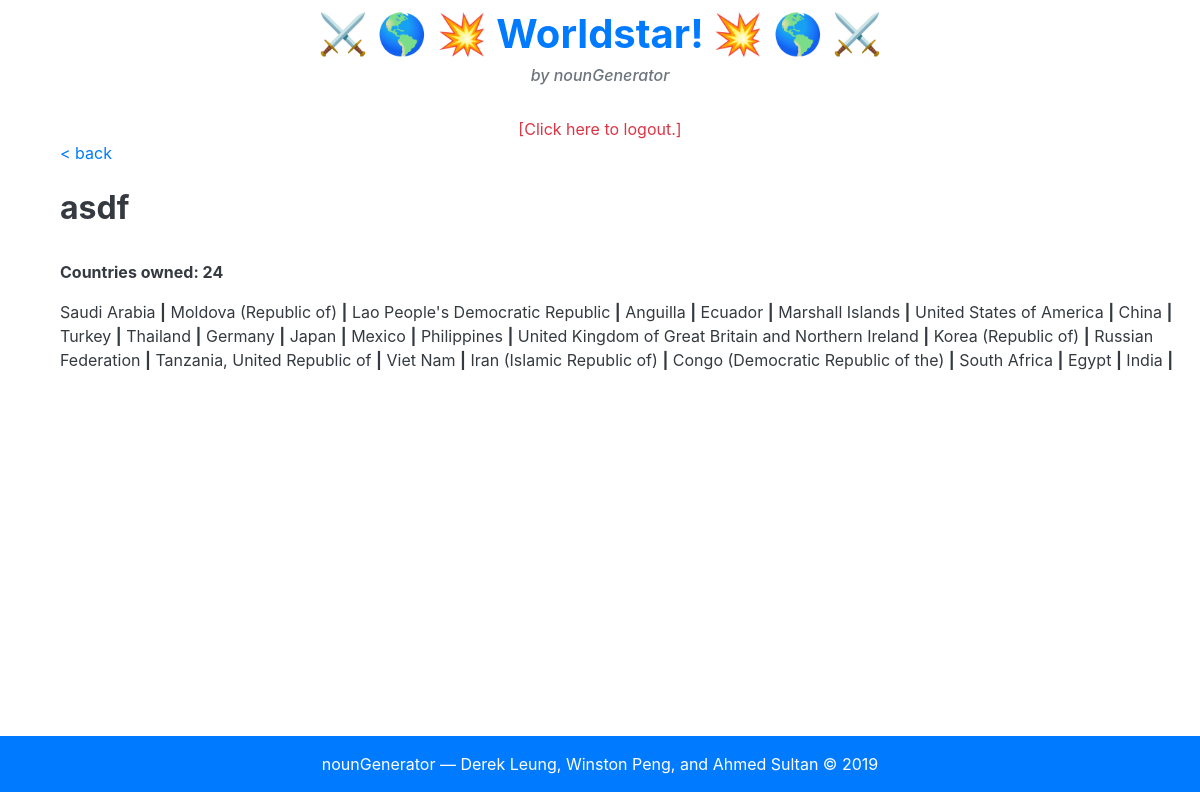
/profile/asdf, run on the app's committed database.
### tables this page shows
CREATE TABLE countrydata(countryname TEXT, owner TEXT, hiScore INTEGER);

### app.py (the view)
@app.route("/profile/<username>")
def profile(username):
    user = ""
    with sqlite3.connect(DB_FILE) as connection:
        cur = connection.cursor()
        qry = 'SELECT username, password FROM userdata;'
        foo = cur.execute(qry)
        userList = foo.fetchall()
        for row in userList:
            if (username == row[0]):
                user = username
                break
            else:
                return redirect(url_for("root"))
    with sqlite3.connect(DB_FILE) as connection2:
        cur = connection2.cursor()
        qry = 'SELECT * FROM countrydata WHERE owner="{}";'.format(username)
        foo = cur.execute(qry)
        countryList = foo.fetchall()
        countriesOwnedArray = []
        for row in countryList:
            countriesOwnedArray.append(row)
    return render_template("profile.html", user=user, carray=countriesOwnedArray, lenArr=len(countriesOwnedArray))

### templates/profile.html (shortened to what this page needs)
{% extends "base.html" %}
{% block body %}
<a class="text-primary" style="text-align: left; padding-left: 5vw;" href="/home">&lt; back</a>
<br> <br>
<h2 class="text-dark" style="text-align: left; padding-left: 5vw; font-weight: bold;">{{ user }}</h2>
<br>
<p class="text-dark" style="text-align: left; padding-left: 5vw; font-weight: bold;">Countries owned: {{ lenArr }}</p>
<p class="text-dark" style="text-align: left; padding-left: 5vw;">
     {% for selection in carray %}
     {{ selection[0] }} <b>|</b>
     {% endfor %}
</p>
{% endblock %}
{% block logout %}
<div style="text-align: center;">
     <br>
     <a class="text-danger" href="/logout">[Click here to logout.]</a>
</div>
{% endblock %}

### templates/base.html (shortened to what this page needs)
<!DOCTYPE HTML>
<html lang="en">
  <head>
    <link rel="stylesheet" href="https://stackpath.bootstrapcdn.com/bootstrap/4.3.1/css/bootstrap.min.css">
  </head>
  <body>
    <h1 class="text-primary" style="text-align: center; font-weight: bold; padding-top: 0.25em;"> &#9876; &#x1f30e; &#x1F4A5; Worldstar! &#x1F4A5; &#x1f30e; &#9876;</h1>
    <h6 class="text-secondary" style="text-align: center; font-style: italic;">by nounGenerator</h3>
    {% block logout %} {% endblock %}
    {% block body %} {% endblock %}
    <div class="p-3 mb-2 bg-primary text-white" style="text-align: center; bottom: 0; margin: 0; padding: 0; position: fixed; left: 0; width: 100%;">
      <span> nounGenerator — Derek Leung, Winston Peng, and Ahmed Sultan &copy 2019 </span>
    </div>
  </body>
</html>

### data on the page
countrydata: countryname "Saudi Arabia"
countrydata: countryname "Moldova (Republic of)"
countrydata: countryname "Lao People's Democratic Republic"
countrydata: countryname "Anguilla"
countrydata: countryname "Ecuador"
countrydata: countryname "Marshall Islands"
countrydata: countryname "United States of America"
countrydata: countryname "China"
countrydata: countryname "Turkey"
countrydata: countryname "Thailand"
countrydata: countryname "Germany"
countrydata: countryname "Japan"
countrydata: countryname "Mexico"
countrydata: countryname "Philippines"
countrydata: countryname "United Kingdom of Great Britain and Northern Ireland"
countrydata: countryname "Korea (Republic of)"
countrydata: countryname "Russian Federation"
countrydata: countryname "Tanzania, United Republic of"
countrydata: countryname "Viet Nam"
countrydata: countryname "Iran (Islamic Republic of)"
countrydata: countryname "Congo (Democratic Republic of the)"
countrydata: countryname "South Africa"
countrydata: countryname "Egypt"
countrydata: countryname "India"

### other printed values
{{ user }} "asdf"
{{ lenArr }} "24"
